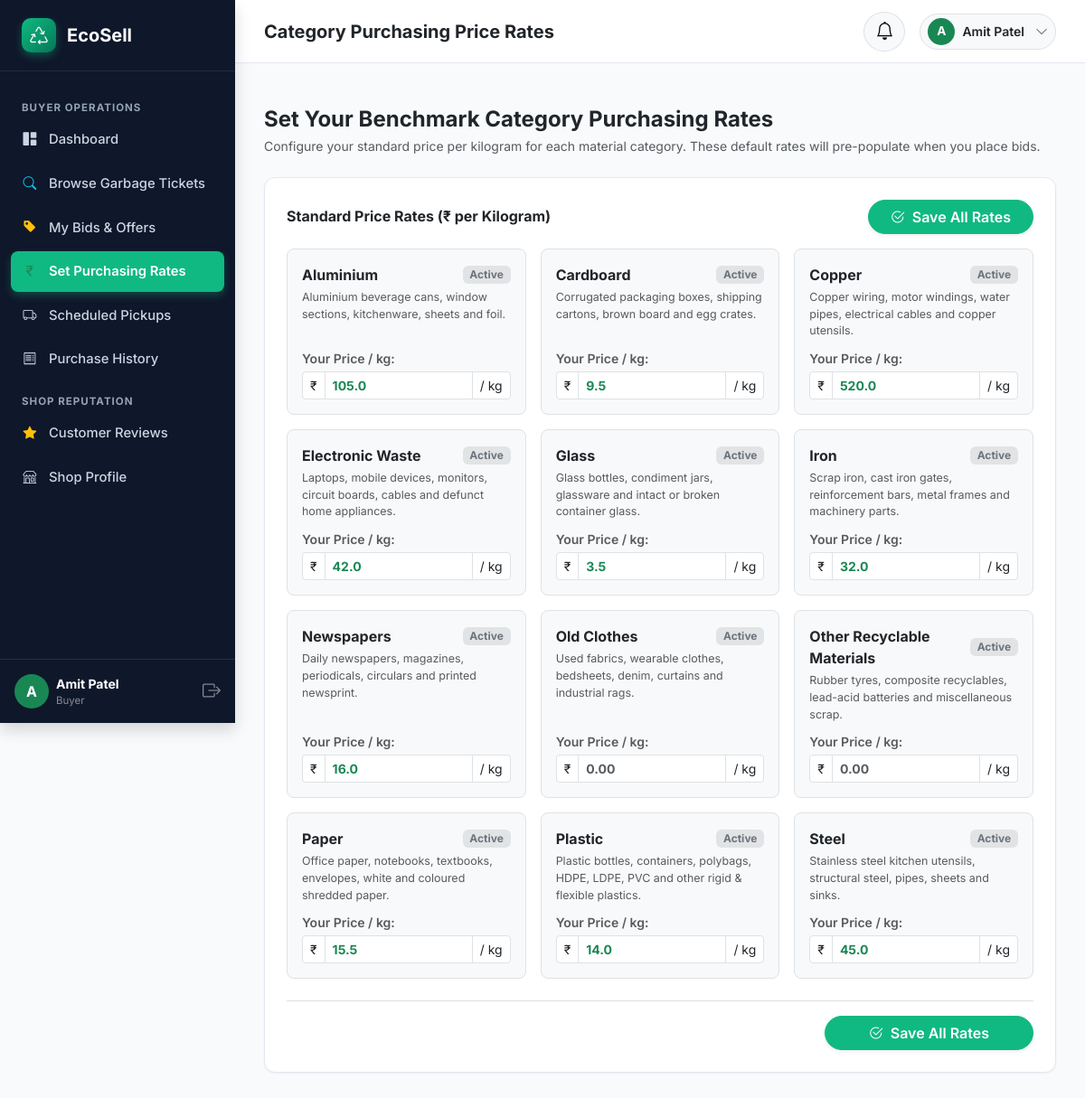
Screenshot of /buyer/prices (signed in) with the database file from the repository.
### models/user.py (models this page shows, shortened)
class User(UserMixin, db.Model):
    __tablename__ = 'users'
    id = db.Column(db.Integer, primary_key=True, autoincrement=True)
    full_name = db.Column(db.String(150), nullable=False)
    email = db.Column(db.String(150), nullable=False, unique=True, index=True)
    phone = db.Column(db.String(25), nullable=False)
    password_hash = db.Column(db.String(255), nullable=False)
    role = db.Column(db.String(20), nullable=False, index=True)  # 'seller', 'buyer', 'admin'
    account_status = db.Column(db.String(20), default='active')  # 'active', 'pending', 'suspended'
    created_at = db.Column(db.DateTime, default=datetime.utcnow)
    seller_profile = db.relationship('SellerProfile', backref='user', uselist=False, cascade='all, delete-orphan')
    buyer_profile = db.relationship('BuyerProfile', backref='user', uselist=False, cascade='all, delete-orphan')
    selling_tickets = db.relationship('SellingTicket', backref='seller', lazy='dynamic', cascade='all, delete-orphan')
    buyer_offers = db.relationship('BuyerOffer', backref='buyer', lazy='dynamic', cascade='all, delete-orphan')
    buyer_prices = db.relationship('BuyerPrice', backref='buyer', lazy='dynamic', cascade='all, delete-orphan')
    complaints = db.relationship('Complaint', backref='user', lazy='dynamic', cascade='all, delete-orphan')
    notifications = db.relationship('Notification', backref='user', lazy='dynamic', cascade='all, delete-orphan', order_by='Notification.created_at.desc()')
    @property
    def is_seller(self):
        return self.role == 'seller'
    @property
    def is_buyer(self):
        return self.role == 'buyer'
    @property
    def is_active(self):
        return self.account_status == 'active'

### models/category.py (models this page shows, shortened)
class GarbageCategory(db.Model):
    __tablename__ = 'garbage_categories'
    id = db.Column(db.Integer, primary_key=True, autoincrement=True)
    category_name = db.Column(db.String(100), nullable=False, unique=True)
    description = db.Column(db.Text, nullable=True)
    image = db.Column(db.String(255), nullable=True)
    status = db.Column(db.String(20), default='active', index=True)  # 'active', 'inactive'
    tickets = db.relationship('SellingTicket', backref='category', lazy='dynamic')
    buyer_prices = db.relationship('BuyerPrice', backref='category', lazy='dynamic')

### routes/buyer_routes.py (the view, shortened to what this page needs)
@buyer_bp.route('/prices', methods=['GET', 'POST'])
@login_required
@buyer_required
def manage_prices():
    categories = GarbageCategory.query.filter_by(status='active').order_by(GarbageCategory.category_name).all()
    existing_rates = {bp.category_id: float(bp.price_per_kg) for bp in current_user.buyer_prices}
    return render_template('buyer/prices.html', categories=categories, existing_rates=existing_rates)

### app.py (called while the page is built)
@login_manager.user_loader
def load_user(user_id):
    return User.query.get(int(user_id))

### templates/buyer/prices.html (shortened to what this page needs)
{% extends "dashboard_base.html" %}
{% block page_title %}Category Purchasing Price Rates{% endblock %}
{% block sidebar_menu %}
<li class="sidebar-heading">Buyer Operations</li>
<li class="sidebar-item">
    <a href="{{ url_for('buyer.dashboard') }}" class="sidebar-link">
        <i class="bi bi-grid-1x2-fill"></i> Dashboard
    </a>
</li>
<li class="sidebar-item">
    <a href="{{ url_for('buyer.browse') }}" class="sidebar-link">
        <i class="bi bi-search text-info"></i> Browse Garbage Tickets
    </a>
</li>
<li class="sidebar-item">
    <a href="{{ url_for('buyer.my_offers') }}" class="sidebar-link">
        <i class="bi bi-tag-fill text-warning"></i> My Bids & Offers
    </a>
</li>
<li class="sidebar-item">
    <a href="{{ url_for('buyer.manage_prices') }}" class="sidebar-link active">
        <i class="bi bi-currency-rupee text-success"></i> Set Purchasing Rates
    </a>
</li>
<li class="sidebar-item">
    <a href="{{ url_for('buyer.pickups') }}" class="sidebar-link">
        <i class="bi bi-truck"></i> Scheduled Pickups
    </a>
</li>
<li class="sidebar-item">
    <a href="{{ url_for('buyer.purchases') }}" class="sidebar-link">
        <i class="bi bi-receipt"></i> Purchase History
    </a>
</li>
<li class="sidebar-heading">Shop Reputation</li>
<li class="sidebar-item">
    <a href="{{ url_for('buyer.reviews') }}" class="sidebar-link">
        <i class="bi bi-star-fill text-warning"></i> Customer Reviews
    </a>
</li>
<li class="sidebar-item">
    <a href="{{ url_for('buyer.profile') }}" class="sidebar-link">
        <i class="bi bi-shop"></i> Shop Profile
    </a>
</li>
{% endblock %}
{% block dashboard_body %}
<div class="mb-4">
    <h4 class="fw-bold text-dark mb-1">Set Your Benchmark Category Purchasing Rates</h4>
    <p class="text-muted small mb-0">Configure your standard price per kilogram for each material category. These default rates will pre-populate when you place bids.</p>
</div>
<form method="POST" action="{{ url_for('buyer.manage_prices') }}">
    <div class="ecosell-card p-4 mb-4">
        <div class="d-flex justify-content-between align-items-center mb-3">
            <h6 class="fw-bold text-dark mb-0">Standard Price Rates (₹ per Kilogram)</h6>
            <button type="submit" class="btn btn-success rounded-pill px-4 shadow-sm fw-semibold">
                <i class="bi bi-check2-circle me-1"></i> Save All Rates
            </button>
        </div>
        <div class="row g-3">
            {% for cat in categories %}
            <div class="col-md-6 col-lg-4">
                <div class="p-3 bg-light rounded-3 border h-100 d-flex flex-column justify-content-between">
                    <div>
                        <div class="d-flex justify-content-between align-items-center mb-1">
                            <span class="fw-bold text-dark">{{ cat.category_name }}</span>
                            <span class="badge bg-secondary-subtle text-secondary small">Active</span>
                        </div>
                        <p class="text-muted small mb-2 text-truncate-2" style="font-size: 0.78rem;">
                            {{ cat.description or 'Standard clean recyclable material.' }}
                        </p>
                    </div>
                    <div>
                        <label class="form-label small fw-semibold text-muted mb-1">Your Price / kg:</label>
                        <div class="input-group input-group-sm">
                            <span class="input-group-text bg-white">₹</span>
                            <input type="number" step="0.25" min="0" name="price_{{ cat.id }}" class="form-control fw-bold text-success" placeholder="0.00" value="{{ existing_rates.get(cat.id, '') }}">
                            <span class="input-group-text bg-white">/ kg</span>
                        </div>
                    </div>
                </div>
            </div>
            {% endfor %}
        </div>
        <div class="mt-4 pt-3 border-top d-flex justify-content-end">
            <button type="submit" class="btn btn-success rounded-pill px-5 shadow-sm fw-semibold">
                <i class="bi bi-check2-circle me-1"></i> Save All Rates
            </button>
        </div>
    </div>
</form>
{% endblock %}

### templates/dashboard_base.html (shortened to what this page needs)
{% extends "base.html" %}
{% block layout %}
<div class="dashboard-wrapper">
    <aside class="dashboard-sidebar shadow">
        <div class="sidebar-brand">
            <div class="brand-leaf-icon">
                <i class="bi bi-recycle fs-5"></i>
            </div>
            <span>EcoSell</span>
        </div>
        <ul class="sidebar-nav">
            {% block sidebar_menu %}{% endblock %}
        </ul>
        <div class="p-3 border-top border-secondary border-opacity-25 mt-auto">
            <div class="d-flex align-items-center gap-2">
                <div class="rounded-circle bg-success text-white d-flex align-items-center justify-content-center fw-bold" style="width: 38px; height: 38px;">
                    {{ current_user.full_name[:1] | upper }}
                </div>
                <div class="overflow-hidden flex-grow-1">
                    <div class="text-white small fw-bold text-truncate">{{ current_user.full_name }}</div>
                    <div class="text-white-50 text-truncate" style="font-size: 0.72rem;">{{ current_user.role | capitalize }}</div>
                </div>
                <a href="{{ url_for('auth.logout') }}" class="text-white-50 hover-white" title="Logout">
                    <i class="bi bi-box-arrow-right fs-5"></i>
                </a>
            </div>
        </div>
    </aside>
    <div class="dashboard-main">
        <header class="dashboard-topbar">
            <div class="d-flex align-items-center gap-3">
                <h5 class="mb-0 fw-bold text-dark d-none d-sm-block">{% block page_title %}Dashboard{% endblock %}</h5>
            </div>
            <div class="d-flex align-items-center gap-3">
                <div class="dropdown">
                    <button class="btn btn-light rounded-circle position-relative border" type="button" data-bs-toggle="dropdown" aria-expanded="false">
                        <i class="bi bi-bell fs-5 text-gray-700"></i>
                    </button>
                </div>
                <div class="dropdown">
                    <button class="btn btn-light d-flex align-items-center gap-2 border rounded-pill py-1 px-2" type="button" data-bs-toggle="dropdown">
                        <div class="rounded-circle bg-success text-white d-flex align-items-center justify-content-center fw-bold" style="width: 30px; height: 30px; font-size: 0.85rem;">
                            {{ current_user.full_name[:1] | upper }}
                        </div>
                        <span class="small fw-semibold text-dark me-1 d-none d-md-inline">{{ current_user.full_name }}</span>
                        <i class="bi bi-chevron-down text-muted small"></i>
                    </button>
                </div>
            </div>
        </header>
        <div class="px-4 pt-3">
        </div>
        <div class="dashboard-content">
            {% block dashboard_body %}{% endblock %}
        </div>
    </div>
</div>
{% endblock %}

### templates/base.html (shortened to what this page needs)
<!DOCTYPE html>
<html lang="en">
<head>
    <link href="https://cdn.jsdelivr.net/npm/bootstrap@5.3.3/dist/css/bootstrap.min.css" rel="stylesheet">
    <link rel="stylesheet" href="https://cdn.jsdelivr.net/npm/bootstrap-icons@1.11.3/font/bootstrap-icons.min.css">
    <link rel="stylesheet" href="https://unpkg.com/leaflet@1.9.4/dist/leaflet.css" />
    <link rel="stylesheet" href="{{ url_for('static', filename='css/style.css') }}">
</head>
<body>
    {% block layout %}{% endblock %}
</body>
</html>

### static/css/style.css (style rules this page uses)
:root { --primary: #10b981; --primary-hover: #059669; --primary-dark: #047857; --primary-light: #ecfdf5; --primary-subtle: #d1fae5; --secondary: #0ea5e9; --secondary-dark: #0284c7; --dark: #0f172a; --dark-light: #1e293b; --gray-900: #0f172a; --gray-800: #1e293b; --gray-700: #334155; --gray-600: #475569; --gray-500: #64748b; --gray-400: #94a3b8; --gray-300: #cbd5e1; --gray-200: #e2e8f0; --gray-100: #f1f5f9; --gray-50: #f8fafc; --success: #10b981; --warning: #f59e0b; --danger: #ef4444; --info: #06b6d4; --sidebar-width: 260px; --topbar-height: 70px; --shadow-sm: 0 1px 2px 0 rgb(0 0 0 / 0.05); --shadow-md: 0 4px 6px -1px rgb(0 0 0 / 0.1), 0 2px 4px -2px rgb(0 0 0 / 0.1); --shadow-lg: 0 10px 15px -3px rgb(0 0 0 / 0.1), 0 4px 6px -4px rgb(0 0 0 / 0.1); --shadow-xl: 0 20px 25px -5px rgb(0 0 0 / 0.1), 0 8px 10px -6px rgb(0 0 0 / 0.1); --radius-sm: 8px; --radius-md: 12px; --radius-lg: 16px; --radius-xl: 24px; }
body { font-family: 'Inter', -apple-system, BlinkMacSystemFont, 'Segoe UI', Roboto, Helvetica, Arial, sans-serif; color: var(--gray-800); background-color: var(--gray-50); min-height: 100vh; display: flex; flex-direction: column; }
a { color: var(--primary-dark); text-decoration: none; transition: all 0.2s ease; }
.btn-success { background-color: #10b981; border-color: #10b981; }
.brand-leaf-icon { width: 38px; height: 38px; background: linear-gradient(135deg, var(--primary), var(--primary-dark)); color: white; display: flex; align-items: center; justify-content: center; border-radius: 10px; box-shadow: 0 4px 10px rgba(16, 185, 129, 0.35); }
.ecosell-card { background: #ffffff; border: 1px solid var(--gray-200); border-radius: var(--radius-md); box-shadow: var(--shadow-sm); transition: transform 0.2s ease, box-shadow 0.2s ease; }
.dashboard-wrapper { display: flex; min-height: 100vh; width: 100%; }
.dashboard-sidebar { width: var(--sidebar-width); background-color: var(--dark); color: #ffffff; display: flex; flex-direction: column; flex-shrink: 0; transition: all 0.3s ease; position: sticky; top: 0; height: 100vh; z-index: 1000; overflow-y: auto; }
.sidebar-brand { padding: 1.25rem 1.5rem; display: flex; align-items: center; gap: 0.75rem; color: #ffffff; font-weight: 700; font-size: 1.25rem; border-bottom: 1px solid rgba(255, 255, 255, 0.08); }
.sidebar-nav { padding: 1.25rem 0.75rem; list-style: none; margin: 0; flex: 1; }
.sidebar-heading { font-size: 0.72rem; text-transform: uppercase; letter-spacing: 1px; color: var(--gray-400); padding: 0.75rem 0.75rem 0.25rem; font-weight: 700; }
.sidebar-item { margin-bottom: 0.25rem; }
.sidebar-link { display: flex; align-items: center; gap: 0.85rem; padding: 0.7rem 0.85rem; color: var(--gray-300); border-radius: var(--radius-sm); font-weight: 500; font-size: 0.925rem; transition: all 0.2s ease; }
.sidebar-link.active { background: var(--primary); color: #ffffff; font-weight: 600; box-shadow: 0 4px 10px rgba(16, 185, 129, 0.3); }
.dashboard-main { flex: 1; display: flex; flex-direction: column; min-width: 0; background-color: #f8fafc; }
.dashboard-topbar { height: var(--topbar-height); background: #ffffff; border-bottom: 1px solid var(--gray-200); display: flex; align-items: center; justify-content: space-between; padding: 0 2rem; position: sticky; top: 0; z-index: 999; }
.dashboard-content { padding: 2rem; flex: 1; }

### rows the page displays
User: full_name "A", full_name "Amit Patel", role "Buyer"
GarbageCategory: category_name "Aluminium", description "Aluminium beverage cans, window sections, kitchenware, sheets and foil.", get "105.0"
GarbageCategory: category_name "Cardboard", description "Corrugated packaging boxes, shipping cartons, brown board and egg crates.", get "9.5"
GarbageCategory: category_name "Copper", description "Copper wiring, motor windings, water pipes, electrical cables and copper utensils.", get "520.0"
GarbageCategory: category_name "Electronic Waste", description "Laptops, mobile devices, monitors, circuit boards, cables and defunct home appliances.", get "42.0"
GarbageCategory: category_name "Glass", description "Glass bottles, condiment jars, glassware and intact or broken container glass.", get "3.5"
GarbageCategory: category_name "Iron", description "Scrap iron, cast iron gates, reinforcement bars, metal frames and machinery parts.", get "32.0"
GarbageCategory: category_name "Newspapers", description "Daily newspapers, magazines, periodicals, circulars and printed newsprint.", get "16.0"
GarbageCategory: category_name "Old Clothes", description "Used fabrics, wearable clothes, bedsheets, denim, curtains and industrial rags."
GarbageCategory: category_name "Other Recyclable Materials", description "Rubber tyres, composite recyclables, lead-acid batteries and miscellaneous scrap."
GarbageCategory: category_name "Paper", description "Office paper, notebooks, textbooks, envelopes, white and coloured shredded paper.", get "15.5"
GarbageCategory: category_name "Plastic", description "Plastic bottles, containers, polybags, HDPE, LDPE, PVC and other rigid & flexible plastics.", get "14.0"
GarbageCategory: category_name "Steel", description "Stainless steel kitchen utensils, structural steel, pipes, sheets and sinks.", get "45.0"
